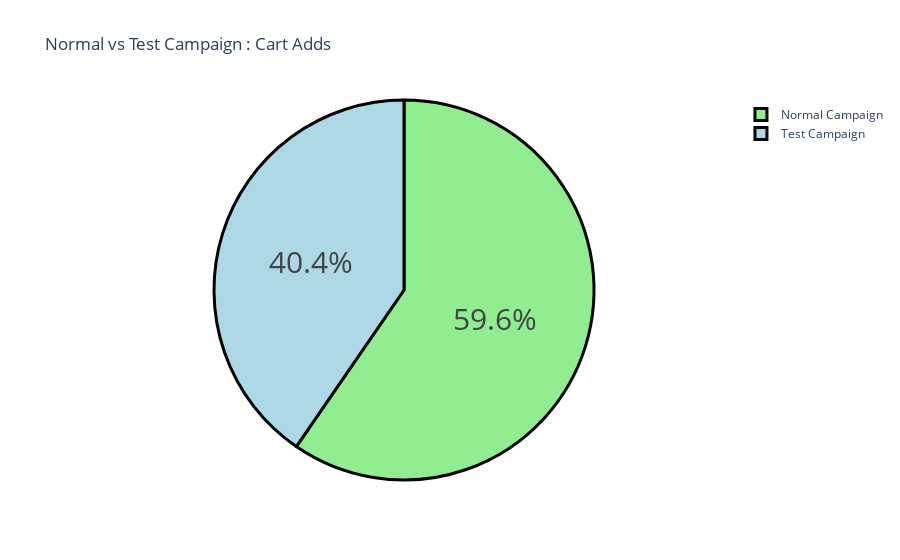

Source (notebook cell):
### Markdown cell above
**4. Comapring number of products added from both campaigns**

### Code cell
data = {'Category': ["Normal Campaign", "Test Campaign"],
       'values' : [sum(normal_data["Added to Cart"]), sum(test_data["Added to Cart"])]}
df = pd.DataFrame(data)

#pie chart 
fig=px.pie(df, names = "Category", values = "values", title = "Normal vs Test Campaign : Cart Adds")
fig.update_traces(marker=dict(line=dict(color = "black", width = 3)))
fig.update_traces(marker=dict(colors=["lightgreen", "lightblue"]),textfont_size=30)
fig.show()

### Figure 1 — Plotly figure (JSON) as saved in the notebook; plotly's stock layout.template omitted (floating-point values rounded to 4 significant figures)
{"data": [{"domain": {"x": [0, 1], "y": [0, 1]}, "hovertemplate": "Category=%{label}<br>value=%{value}<extra></extra>", "labels": ["Normal Campaign", "Test Campaign"], "legendgroup": "", "marker": {"colors": ["lightgreen", "lightblue"], "line": {"color": "black", "width": 3}}, "name": "", "showlegend": true, "textfont": {"size": 30}, "type": "pie", "values": [39000, 26446]}], "layout": {"legend": {"tracegroupgap": 0}, "title": {"text": "Normal vs Test Campaign : Cart Adds"}}}
